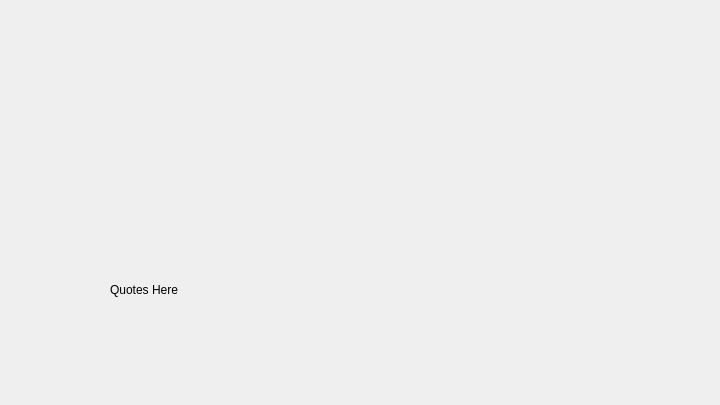
<?xml version="1.0" encoding="UTF-8"?>
<ui version="4.0">
 <class>Form</class>
 <widget class="QWidget" name="Form">
  <property name="geometry">
   <rect>
    <x>0</x>
    <y>0</y>
    <width>720</width>
    <height>405</height>
   </rect>
  </property>
  <property name="sizePolicy">
   <sizepolicy hsizetype="Fixed" vsizetype="Preferred">
    <horstretch>0</horstretch>
    <verstretch>0</verstretch>
   </sizepolicy>
  </property>
  <property name="minimumSize">
   <size>
    <width>720</width>
    <height>405</height>
   </size>
  </property>
  <property name="maximumSize">
   <size>
    <width>720</width>
    <height>405</height>
   </size>
  </property>
  <property name="windowTitle">
   <string>Form</string>
  </property>
  <widget class="QLabel" name="quote_label">
   <property name="geometry">
    <rect>
     <x>0</x>
     <y>0</y>
     <width>720</width>
     <height>405</height>
    </rect>
   </property>
   <property name="minimumSize">
    <size>
     <width>720</width>
     <height>405</height>
    </size>
   </property>
   <property name="font">
    <font>
     <family>MV Boli</family>
     <pointsize>20</pointsize>
    </font>
   </property>
   <property name="styleSheet">
    <string notr="true">background-image: url(:/newPrefix/images/quotes.jpg)</string>
   </property>
   <property name="text">
    <string/>
   </property>
   <property name="textFormat">
    <enum>Qt::MarkdownText</enum>
   </property>
   <property name="pixmap">
    <pixmap resource="resource.qrc">:/newPrefix/images/quotes.jpg</pixmap>
   </property>
   <property name="scaledContents">
    <bool>true</bool>
   </property>
   <property name="alignment">
    <set>Qt::AlignCenter</set>
   </property>
   <property name="margin">
    <number>-1</number>
   </property>
   <property name="buddy">
    <cstring></cstring>
   </property>
  </widget>
  <widget class="QLabel" name="quotes_output">
   <property name="geometry">
    <rect>
     <x>110</x>
     <y>249</y>
     <width>501</width>
     <height>81</height>
    </rect>
   </property>
   <property name="sizePolicy">
    <sizepolicy hsizetype="Preferred" vsizetype="Preferred">
     <horstretch>0</horstretch>
     <verstretch>0</verstretch>
    </sizepolicy>
   </property>
   <property name="maximumSize">
    <size>
     <width>16777215</width>
     <height>16777215</height>
    </size>
   </property>
   <property name="text">
    <string>Quotes Here</string>
   </property>
  </widget>
 </widget>
 <resources>
  <include location="resource.qrc"/>
 </resources>
 <connections/>
</ui>
